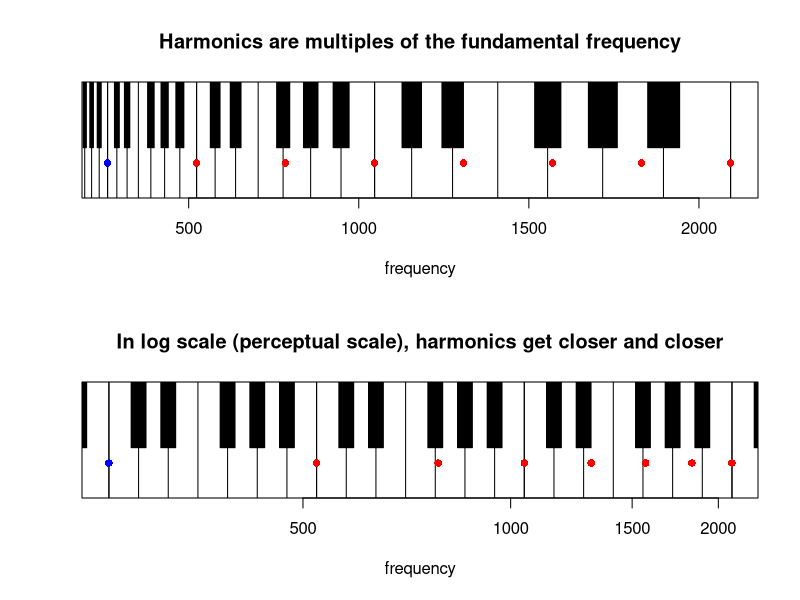

Recreate this plot in R.
PlotOctave <- function(freq) {
  abline(v=freq*2^(0:7/7)) ## White keys: 7 equal divisions
  blacks <- c(1,2,4,5,6)   ## 5 black keys: 0.8-1.2, 1.8-2.2, 3.8-4.2, 4.8-5.2, 5.8-6.2
  for (black in blacks){
    bs <- freq * 2 ^ c((black-0.25)/7, (black+0.25)/7)
    rect(bs[1], 0.5, bs[2], 1, col='black')
  }
}
cs <- 261.63*2^(-2:3)
harmonics <- 261.63*1:8
MakePlots <- function(text) {
  sapply(cs, PlotOctave)
  points(harmonics, rep(0.4, length(harmonics)), col='red', pch=16)
  points(harmonics[1], 0.4, col='blue', pch=16)
  title(text)
}
par(mfrow=c(2,1))
plot(1, 0, type='n', xlim=c(260,2100), ylim=c(0.2,0.9), xlab="frequency", ylab="", yaxt="n")
MakePlots("Harmonics are multiples of the fundamental frequency")
plot(1, 0, type='n', xlim=c(260,2100), ylim=c(0.2,0.9), xlab="frequency", log="x", ylab="", yaxt="n")
MakePlots("In log scale (perceptual scale), harmonics get closer and closer")


# Plot violin next to piano




